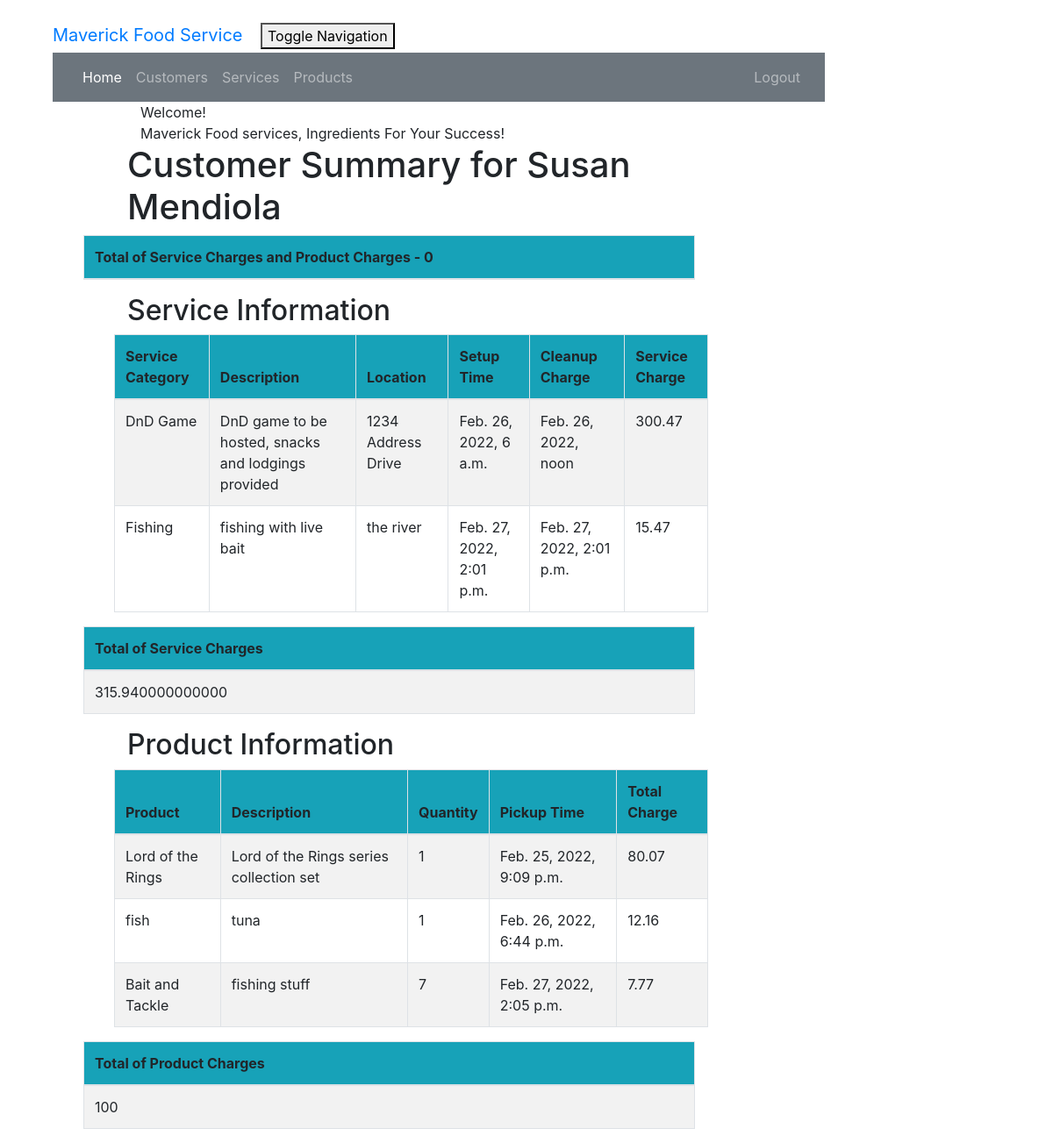
Page /customer/2/summary/ (signed in) on the committed database.
### crm/models.py (models this page shows, shortened)
class Customer(models.Model):
    cust_name = models.CharField(max_length=50)
    email = models.EmailField(max_length=100)
    phone = models.CharField(max_length=20)
    bldgroom = models.CharField(max_length=100)
    address = models.CharField(max_length=200)
    city = models.CharField(max_length=50)
    state = models.CharField(max_length=50)
    zipcode = models.CharField(max_length=10)
    organization = models.CharField(max_length=100)
    role = models.CharField(max_length=100)

class Service(models.Model):
    cust_name = models.ForeignKey(Customer, on_delete=models.CASCADE, related_name='services')
    service_category = models.CharField(max_length=100)
    description = models.TextField()
    location = models.CharField(max_length=200)
    setup_time = models.DateTimeField(
        default=timezone.now)
    cleanup_time = models.DateTimeField(
        default=timezone.now)
    service_charge = models.DecimalField(max_digits=10, decimal_places=2)
    created_date = models.DateTimeField(
        default=timezone.now)
    updated_date = models.DateTimeField(auto_now_add=True)

class Product(models.Model):
    cust_name = models.ForeignKey(Customer, on_delete=models.CASCADE, related_name='products')
    product = models.CharField(max_length=100)
    description = models.TextField()
    quantity = models.IntegerField()
    pickup_time = models.DateTimeField(
        default=timezone.now)
    charge = models.DecimalField(max_digits=10, decimal_places=2)
    created_date = models.DateTimeField(
        default=timezone.now)
    updated_date = models.DateTimeField(auto_now_add=True)

### crm/views.py (the view)
# urls.py: path('customer/<int:pk>/summary/', views.summary, name='summary'),
@login_required
def summary(request, pk):
    customer = get_object_or_404(Customer, pk=pk)
    services = Service.objects.filter(cust_name=pk)
    products = Product.objects.filter(cust_name=pk)
    sum_service_charge = \
        Service.objects.filter(cust_name=pk).aggregate(Sum('service_charge'))
    sum_product_charge = \
        Product.objects.filter(cust_name=pk).aggregate(Sum('charge'))
    sum = sum_product_charge.get("charge__sum")
    if sum== None:
        sum_product_charge = {'charge__sum' : Decimal('0')}
    sum = sum_service_charge.get("service_charge__sum")
    if sum== None:
        sum_service_charge = {'service_charge__sum' : Decimal('0')}
    return render(request, 'crm/summary.html', {'customer': customer,
                              'products': products,
                              'services': services,
                              'sum_service_charge': sum_service_charge,
                              'sum_product_charge': sum_product_charge,})

### crm/templates/crm/summary.html
{% extends 'crm/base.html' %}
{% block content %}
{% load mathfilters %}
{% load humanize %}
<div class="container">
    <div class="row">
        <div class="col-md-10 col-md-offset-1">
            <div class="panel panel-primary">
                <div class="panel-heading">Welcome!</div>
                <div class="panel-body">
                    Maverick Food services, Ingredients For Your Success!
                </div>
            </div>
        </div>
    </div>
</div>
<div class="row">
  <h1 style="padding-left: 15Px">Customer Summary for {{ customer.cust_name }}</h1>
</div>
    <div>
        <table class="table table-striped table-bordered table-hover">
        <thead>
            <tr class="bg-info">
                <th>Total of Service Charges and Product Charges - 0</th>
            </tr>
        </thead>
        </table>
    </div>
    <div>
    <div class="row">
        <h2 style="padding-left: 15Px">Service Information</h2>
    </div>
    <div class="row">
        <table class="table table-striped table-bordered table-hover">
            <thead>
            <tr class="bg-info">
                <th>Service Category</th>
                <th>Description</th>
                <th>Location</th>
                <th>Setup Time</th>
                <th>Cleanup Charge</th>
                <th>Service Charge</th>
            </tr>
            </thead>
            <tbody>
            {% for service in services %}
                <tr>
                    <td>{{ service.service_category }}</td>
                    <td>{{ service.description }}</td>
                    <td>{{ service.location }}</td>
                    <td>{{ service.setup_time }}</td>
                    <td>{{ service.cleanup_time }}</td>
                    <td>{{ service.service_charge|intcomma }}</td>
                </tr>
            {% endfor %}
            </tbody>
        </table>
    </div>
        <table class="table table-striped table-bordered table-hover">
        <thead>
            <tr class="bg-info">
                <th>Total of Service Charges</th>
            </tr>
        </thead>
        <tbody>
            <tr>
                <td>{{ sum_service_charge.service_charge__sum|intcomma }}</td>
            </tr>
        </tbody>
    </table>
    </div>
<div>
    <div class="row">
        <h2 style="padding-left: 15Px">Product Information</h2>
    </div>
    <div class="row">
        <table class="table table-striped table-bordered table-hover">
            <thead>
            <tr class="bg-info">
                <th>Product</th>
                <th>Description</th>
                <th>Quantity</th>
                <th>Pickup Time</th>
                <th>Total Charge</th>
            </tr>
            </thead>
            <tbody>
            {% for product in products %}
                <tr>
                    <td>{{ product.product }}</td>
                    <td>{{ product.description }}</td>
                    <td>{{ product.quantity|intcomma }}</td>
                    <td>{{ product.pickup_time }}</td>
                    <td>{{ product.charge|intcomma }}</td>
                </tr>
            {% endfor %}
            </tbody>
        </table>
    </div>
        <table class="table table-striped table-bordered table-hover">
        <thead>
            <tr class="bg-info">
                <th>Total of Product Charges</th>
            </tr>
        </thead>
        <tbody>
            <tr>
                <td>{{ sum_product_charge.charge__sum|intcomma }}</td>
            </tr>
        </tbody>
    </table>
</div>
{% endblock %}

### crm/static/css/portfolio.css (style rules this page uses)
body { padding-left: 45px; padding-right: 45px; padding-top: 20px; }
.row { padding-left: 50px; }

### rows in the picture
Customer: cust_name "Susan Mendiola"
Service: service_category "DnD Game", description "DnD game to be hosted, snacks and lodgings provided", location "1234 Address Drive", setup_time "Feb. 26, 2022, 6 a.m.", cleanup_time "Feb. 26, 2022, noon", service_charge "300.47"
Service: service_category "Fishing", description "fishing with live bait", location "the river", setup_time "Feb. 27, 2022, 2:01 p.m.", cleanup_time "Feb. 27, 2022, 2:01 p.m.", service_charge "15.47"
Product: product "Lord of the Rings", description "Lord of the Rings series collection set", quantity "1", pickup_time "Feb. 25, 2022, 9:09 p.m.", charge "80.07"
Product: product "fish", description "tuna", quantity "1", pickup_time "Feb. 26, 2022, 6:44 p.m.", charge "12.16"
Product: product "Bait and Tackle", description "fishing stuff", quantity "7", pickup_time "Feb. 27, 2022, 2:05 p.m.", charge "7.77"

### other values in the picture
{{ sum_service_charge.service_charge__sum|intcomma }} "315.940000000000"
{{ sum_product_charge.charge__sum|intcomma }} "100"
